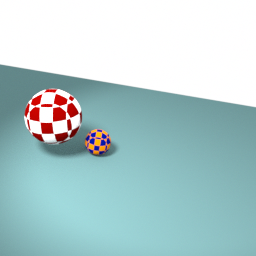
#> input picture Projekt 1/toyProblem_F22/frame_01.png, 256 x 256 px; its folder holds only this picture in this run
$ python 'lucas_Jakob_Lad_Mig_VÆRE_Du_lugter.py'
#> lines starting #> are read from the running program, lines starting #| are printed output that depends on the picture
#%%
from skimage import io
import matplotlib.pyplot as plt
import numpy as np
import os
import scipy
import random
from scipy import ndimage

from skimage import img_as_ubyte
from skimage import img_as_float
from skimage.color import rgb2gray
from os import listdir

def plot(V):
    fig, ax = plt.subplots()
    for i in range(V.shape[-1]):
        ax.clear()
        ax.imshow(V[:,:,i], cmap = "gray")
        plt.pause(0.01)

#%% Indlæs billeder
path = "toyProblem_F22/"
img_list = []

for images in os.listdir(path):
    img2d = io.imread(path + images)
#> img2d is the input picture: shape (256, 256, 3); mean R, G, B 178.7, 205.5, 206.9
    img2d_gray = rgb2gray(img2d)
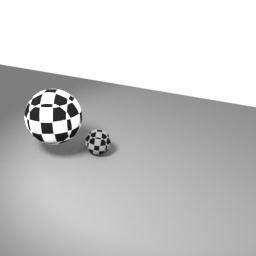
#> img2d_gray: shape (256, 256) float64; min 0.0622, max 1, mean 0.784
    img_list.append(img2d_gray)

img3d = np.stack(img_list,axis=2)
#plot(img3d)
#%% Gradienter

Vx = img3d[1:,:,:] - img3d[0:-1,:,:]
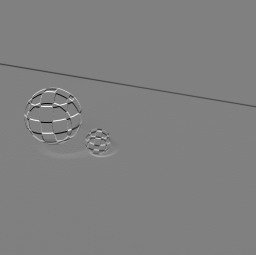
#> Vx: shape (255, 256, 1) float64; min -0.828, max 0.815, mean -0.00116; drawn with min black and max white
Vy = img3d[:,1:,:] - img3d[:,0:-1,:]
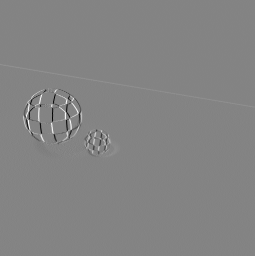
#> Vy: shape (256, 255, 1) float64; min -0.831, max 0.775, mean 0.000383; drawn with min black and max white
Vt = img3d[:,:,1:] - img3d[:,:,0:-1]
#> Vt = empty array


#%% FILTRE
# Sobel Kernel
sobkern_img = scipy.ndimage.sobel(img3d)
#> sobkern_img: shape (256, 256, 1) float64; every value is 0


## Plot

#plot(sobkern_img)
# %%

num = random.randint(0,2)
print(num)
vek = np.zeros(3)
x = (num == 0) * 1
y = (num == 1) * 1
t = (num == 2) * 1
gaussgrad_img_x = scipy.ndimage.gaussian_filter1d(img3d, sigma = 4, axis = 0, order = x)
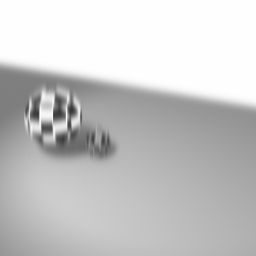
#> gaussgrad_img_x: shape (256, 256, 1) float64; min 0.212, max 1, mean 0.784
gaussgrad_img_xy = scipy.ndimage.gaussian_filter1d(gaussgrad_img_x, sigma = 4, axis = 1, order = y)
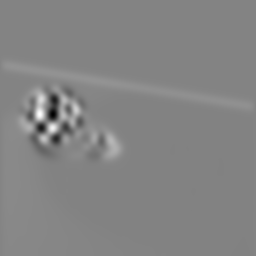
#> gaussgrad_img_xy: shape (256, 256, 1) float64; min -0.0702, max 0.0658, mean 0.000362; drawn with min black and max white
gaussgrad_img_xyt = scipy.ndimage.gaussian_filter1d(gaussgrad_img_xy, sigma = 3, axis = 2, order = t)
#plot(img3d)
#plot(gaussgrad_img_xyt)
#%%
V = img3d
def Gaussian_Gradient_Filter(V, dim, sd, factor=2):
#> called with dim = 0, sd = 2, factor = 2
    x = np.arange(-factor*sd, factor*sd + 1)
    G = 1 / (np.sqrt(2 * np.pi * sd**2)) * np.exp(- x**2 / (2 * sd**2))
    dG = -np.sqrt(2) * x * np.exp(-x**2 / 8) / (16 * np.sqrt(np.pi))

    dV = V
    for i in range(3):
        if(i == dim):
            dV = ndimage.convolve1d(dV, dG, i)
        else:
            dV = ndimage.convolve1d(dV, G, i)

    return dV

#%% Gausfiltre
Vx = Gaussian_Gradient_Filter(V, 0, 2)
Vy = Gaussian_Gradient_Filter(V, 1, 2)
#> the loop in Gaussian_Gradient_Filter (call 2), `for i in range(3):` made 3 passes
#> pass 2, in Gaussian_Gradient_Filter (call 2), `dV = ndimage.convolve1d(dV, dG, i)`:
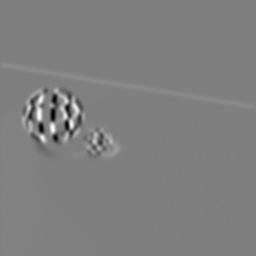
#> dV: shape (256, 256, 1) float64; min -0.148, max 0.148, mean 0.000307; drawn with min black and max white
Vt = Gaussian_Gradient_Filter(V, 2, 2)

#%% Prøv på 1 pixel
px, py, pt = 50, 110, 0
radius = 2

px_region = slice(px-radius, px+radius+1)
py_region = slice(py-radius, py+radius+1)

A = np.transpose(np.vstack((Vx[px_region, py_region, pt].flatten(), Vy[px_region, py_region, pt].flatten())))
#> A = 25 pairs, first value -9.35e-05 to 0.000111, second value -0.000265 to 3.66e-05
b = -Vt[px_region, py_region, pt].flatten()
#> b = 25 values from 0 to 0

(x, y), _, _, _ = np.linalg.lstsq(A, b, rcond=None)
#> x = 0; y = 0

print(x, y)
#| 0.0 0.0
origin = np.array([px,py])
vector = np.array([x,y])
#> vector = [0, 0]
# [7 lines of commented-out code are left out]
for i in range(0,255,10):
  for j in range(0,255,10):

    radius = 2
    px, py, pt = i, j, 0


    px_region = slice(px-radius, px+radius+1)
    py_region = slice(py-radius, py+radius+1)


    A = np.transpose(np.vstack((Vx[px_region, py_region, pt].flatten(), Vy[px_region, py_region, pt].flatten())))
    b = -Vt[px_region, py_region, pt].flatten()

    (x, y), _, _, _ = np.linalg.lstsq(A, b, rcond=None)

    plt.quiver(px,py,x,y,color = "r", scale = 20)

plt.imshow(V[:,:,0],cmap = 'gray')
plt.savefig("Test/Test.png")
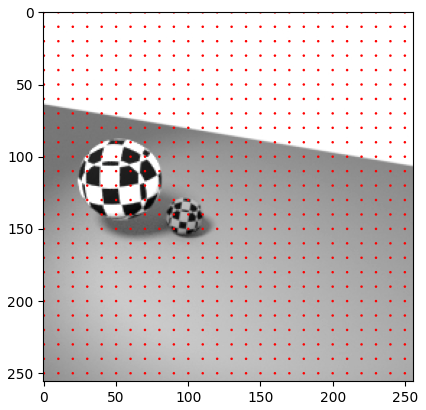
#> figure drawn by matplotlib, 1 panel
plt.show()

# %%
string = "Test/Billede_"
for k in range(64):
    for i in range(0,255,10):
        for j in range(0,255,10):

            radius = 2
            px, py, pt = i, j, k


            px_region = slice(px-radius, px+radius+1)
            py_region = slice(py-radius, py+radius+1)

#> (the run stopped early here; a loop or call above may not have finished)
